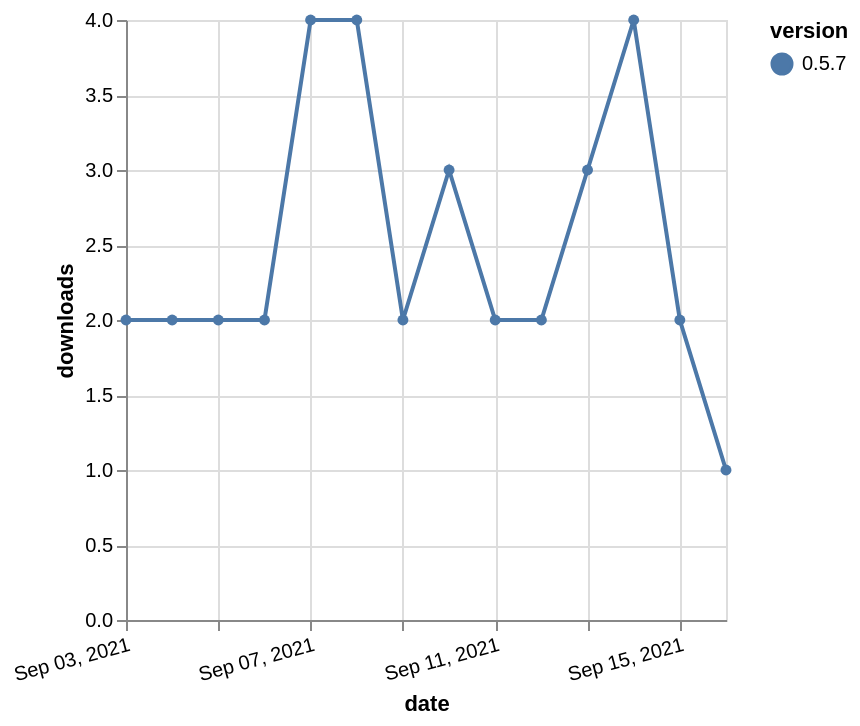

This figure's Vega-Lite source:
### Vega-Lite specification from a JSON file in a GitHub repository (floating-point values rounded to 4 significant figures)
{"$schema": "https://vega.github.io/schema/vega-lite/v5.json", "description": "A simple bar chart with embedded data.", "data": {"values": [{"date": "2021-09-03", "total": 11467, "delta": 2, "version": "0.5.7"}, {"date": "2021-09-04", "total": 11469, "delta": 2, "version": "0.5.7"}, {"date": "2021-09-05", "total": 11471, "delta": 2, "version": "0.5.7"}, {"date": "2021-09-06", "total": 11473, "delta": 2, "version": "0.5.7"}, {"date": "2021-09-07", "total": 11477, "delta": 4, "version": "0.5.7"}, {"date": "2021-09-08", "total": 11481, "delta": 4, "version": "0.5.7"}, {"date": "2021-09-09", "total": 11483, "delta": 2, "version": "0.5.7"}, {"date": "2021-09-10", "total": 11486, "delta": 3, "version": "0.5.7"}, {"date": "2021-09-11", "total": 11488, "delta": 2, "version": "0.5.7"}, {"date": "2021-09-12", "total": 11490, "delta": 2, "version": "0.5.7"}, {"date": "2021-09-13", "total": 11493, "delta": 3, "version": "0.5.7"}, {"date": "2021-09-14", "total": 11497, "delta": 4, "version": "0.5.7"}, {"date": "2021-09-15", "total": 11499, "delta": 2, "version": "0.5.7"}, {"date": "2021-09-16", "total": 11500, "delta": 1, "version": "0.5.7"}]}, "width": "container", "mark": {"type": "line", "point": {"filled": true}}, "encoding": {"x": {"field": "date", "type": "temporal", "timeUnit": "yearmonthdate", "title": "date", "axis": {"labelAngle": -15}}, "y": {"field": "delta", "type": "quantitative", "title": "downloads"}, "color": {"field": "version", "type": "nominal"}, "tooltip": {"field": "delta"}}}
